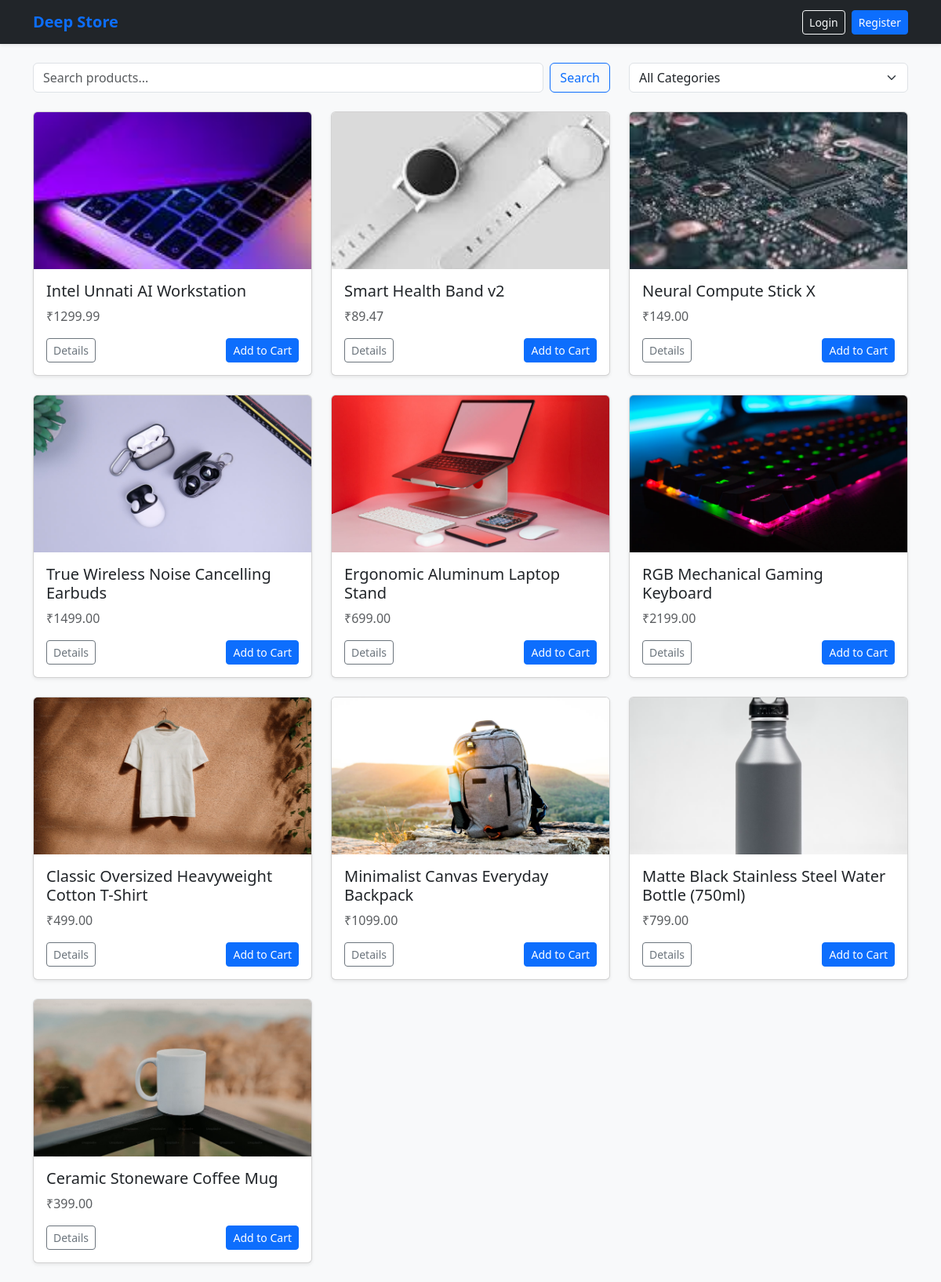
Before: / with the older database file.
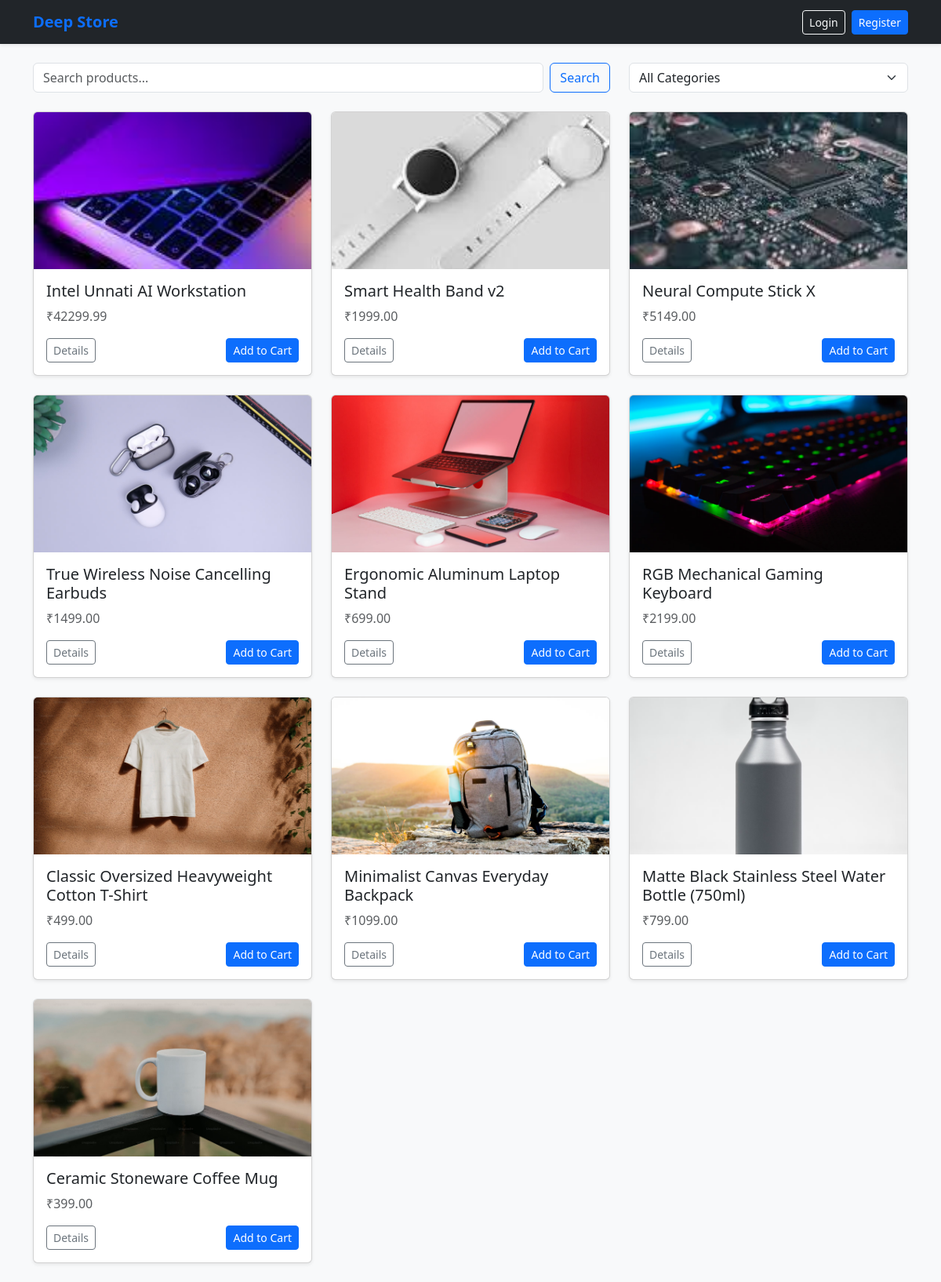
After: the same page with the newer database file.
### shop/models.py (models this page shows, shortened)
class Product(models.Model):
    category = models.ForeignKey(Category, on_delete=models.CASCADE, related_name='products')
    name = models.CharField(max_length=200)
    slug = models.SlugField(max_length=200, unique=True)
    description = models.TextField()
    price = models.DecimalField(max_digits=10, decimal_places=2)
    stock = models.IntegerField(default=0)
    image = models.ImageField(upload_to='products/', blank=True, null=True)
    is_available = models.BooleanField(default=True)
    created_at = models.DateTimeField(auto_now_add=True)
    updated_at = models.DateTimeField(auto_now=True)

### shop/views.py (the view)
# urls.py: path('', views.product_list, name='home'),
def product_list(request):
    query = request.GET.get('q', '')
    category_slug = request.GET.get('category', '')
    products = Product.objects.filter(is_available=True)
    categories = Category.objects.all()
    if category_slug:
        products = products.filter(category__slug=category_slug)
    if query:
        products = products.filter(
            Q(name__icontains=query) | Q(description__icontains=query)
        )
    context = {
        'products': products,
        'categories': categories,
        'query': query,
        'selected_category': category_slug,
    }
    return render(request, 'shop/product_list.html', context)

### shop/templates/shop/product_list.html (shortened to what this page needs)
{% extends 'shop/base.html' %}
{% block content %}
<div class="row mb-4">
    <div class="col-md-8">
        <form method="GET" class="d-flex">
            <input type="text" name="q" class="form-control me-2" placeholder="Search products..." value="{{ query }}">
            <button class="btn btn-outline-primary" type="submit">Search</button>
        </form>
    </div>
    <div class="col-md-4">
        <select class="form-select" onchange="location = this.value;">
            <option value="{% url 'home' %}">All Categories</option>
        </select>
    </div>
</div>
<div class="row">
    {% for product in products %}
    <div class="col-md-4 mb-4">
        <div class="card h-100 shadow-sm">
            {% if product.image %}
                <img src="{{ product.image.url }}" class="card-img-top" style="height: 200px; object-fit: cover;">
            {% else %}
                <div class="bg-secondary text-white text-center py-5">No Image Available</div>
            {% endif %}
            <div class="card-body">
                <h5 class="card-title">{{ product.name }}</h5>
                <p class="card-text text-muted">₹{{ product.price }}</p>
                <a href="{% url 'product_detail' product.slug %}" class="btn btn-outline-secondary btn-sm">Details</a>
                <a href="{% url 'add_to_cart' product.id %}" class="btn btn-primary btn-sm float-end">Add to Cart</a>
            </div>
        </div>
    </div>
    {% empty %}
    <div class="col-12"><p class="alert alert-warning">No products found.</p></div>
    {% endfor %}
</div>
{% endblock %}

Changed rows visible on the page:
changed Product "Intel Unnati AI Workstation": price "1299.99" → "42299.99"
changed Product "Smart Health Band v2": price "89.47" → "1999.00"
changed Product "Neural Compute Stick X": price "149.00" → "5149.00"
